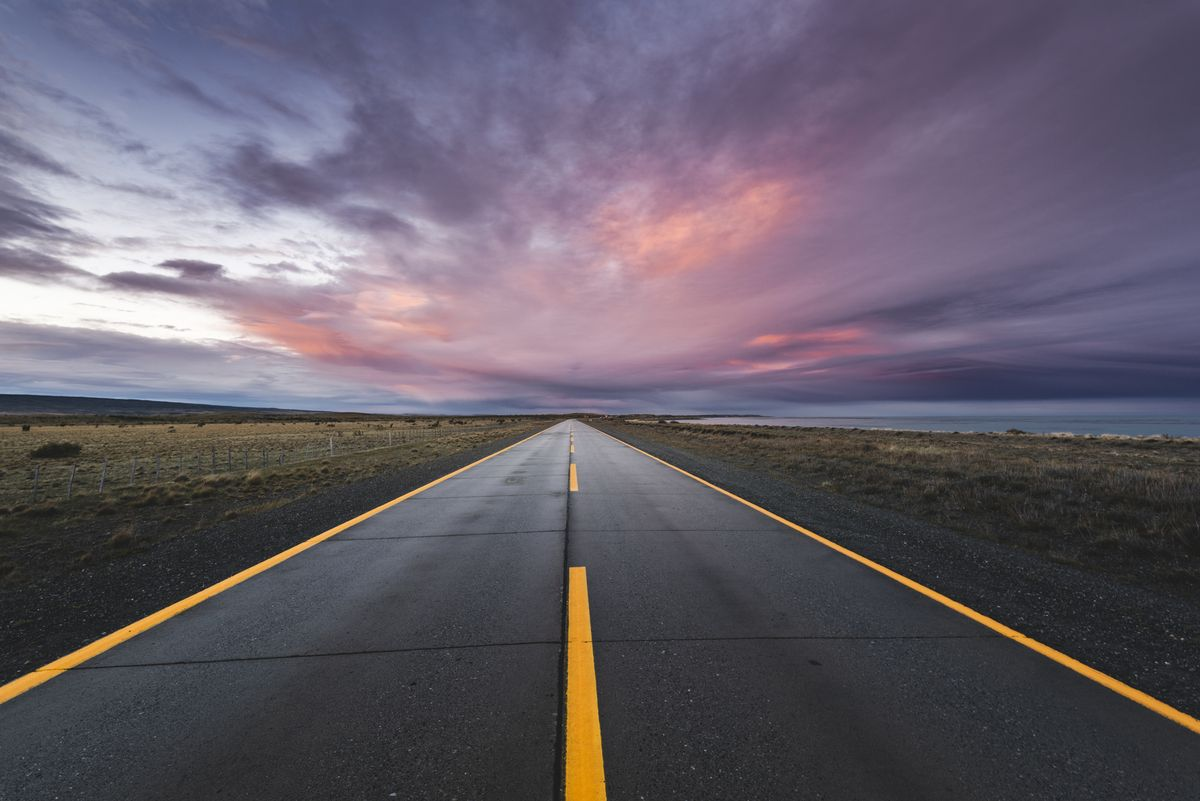
#> input picture road1.jpg, 1200 x 801 px, given in place of the camera
$ python webcam_blue.py
#> lines starting #> are read from the running program, lines starting #| are printed output that depends on the picture; after the words box and inside, x2 and y2 are one past the last pixel; in counts of white or black regions, pixels touching at a corner belong together
import cv2
import numpy as np

# Create an object to read camera video
cap = cv2.VideoCapture(0)

video_cod = cv2.VideoWriter_fourcc(*'XVID')
video_output= cv2.VideoWriter('captured_video.avi',
                     video_cod,
                     10,
                     (640,480))

while(True):
    _, frame = cap.read()
#> frame is the input picture: shape (801, 1200, 3); mean B, G, R 105.1, 93.4, 100.3

    # Convert BGR to HSV
    hsv = cv2.cvtColor(frame, cv2.COLOR_BGR2HSV)
#> hsv: shape (801, 1200, 3); mean H, S, V 109.1, 45.1, 111.5

    # define blue color range
    blue_lower = np.array([110, 50, 50])
    blue_upper = np.array([130, 255, 255])

    #define red color range
    red_lower = np.array([136, 87, 111])
    red_upper = np.array([180, 255, 255])

    # Threshold the HSV image to get only blue colors
    mask = cv2.inRange(hsv, blue_lower, blue_upper)
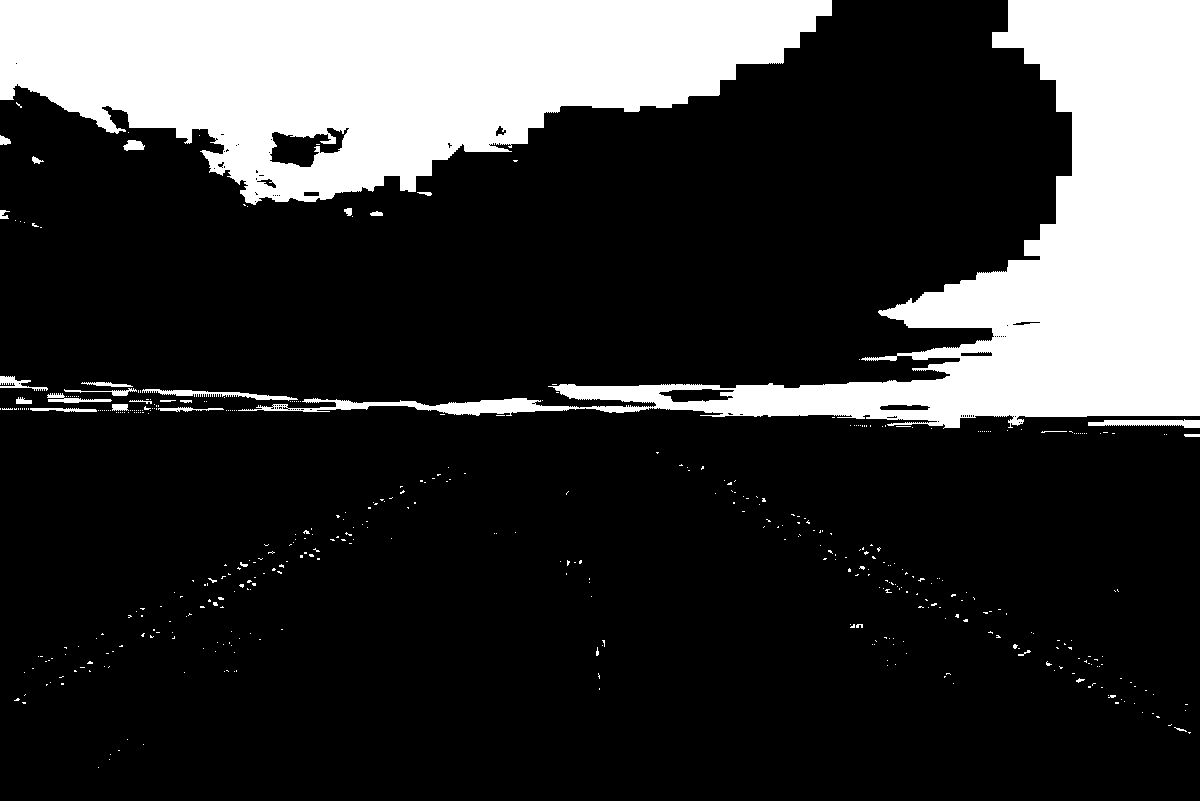
#> mask: shape (801, 1200); 21.3% white; 469 white regions (440 under 20 px), largest, box (x1, y1, x2, y2) and area: (0, 0, 832, 205) 105678, (238, 0, 1200, 429) 93642, (1088, 419, 1200, 428) 633

    # Bitwise-AND mask and original image
    output = cv2.bitwise_and(frame,frame, mask= mask)
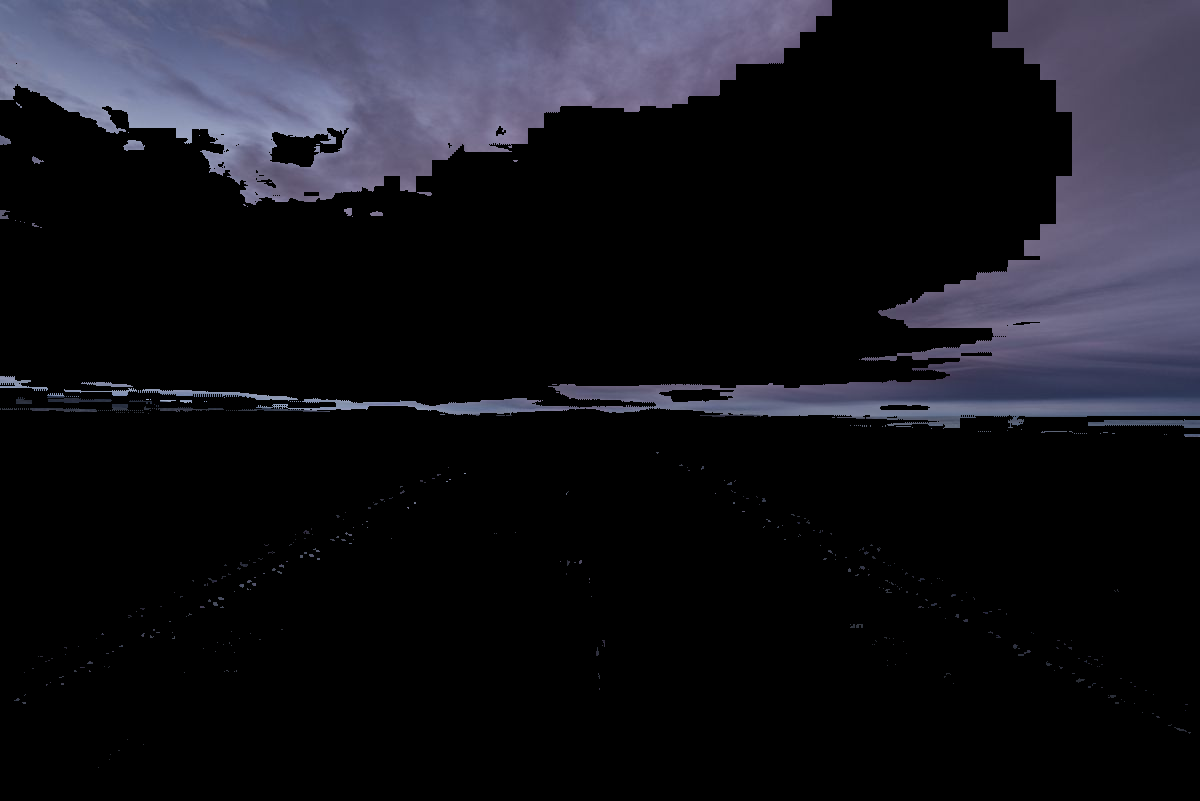
#> output: shape (801, 1200, 3); mean B, G, R 27.2, 20.7, 21

    # Write the frame into the file 'captured_video.avi'
    #video_output.write(output)

    # Display the frame, saved in the file
    cv2.imshow('output',output)

    # Press Q on keyboard to stop recording
    if cv2.waitKey(1) & 0xFF == ord('q'):
#> (key q is pressed here)
      break

# release video capture
# and video write objects
cap.release()
video_output.release()

# Closes all the frames
cv2.destroyAllWindows()

print("The video was successfully saved")
